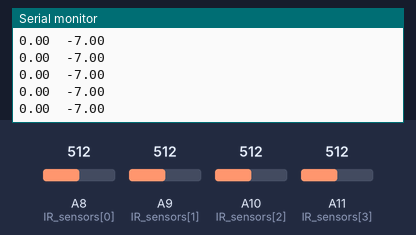
The sketch below on a simulated Arduino Mega 2560, built with avr-gcc and run on an emulated ATmega2560. Shown: the last lines printed to the serial monitor. The test bench sets the inputs (shaded band); at power-on: A11 (IR_sensors[3]) = 512, A9 (IR_sensors[1]) = 512, A8 (IR_sensors[0]) = 512, A10 (IR_sensors[2]) = 512.

Above: at 1.2 s.
1.3 s: A11 (IR_sensors[3]) set to 595
At 2.0 s:
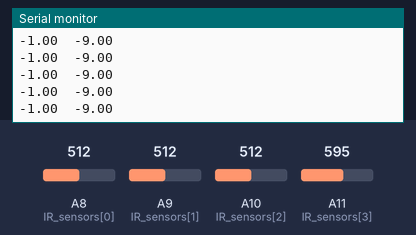
2.8 s: A11 (IR_sensors[3]) set to 618
At 3.8 s:
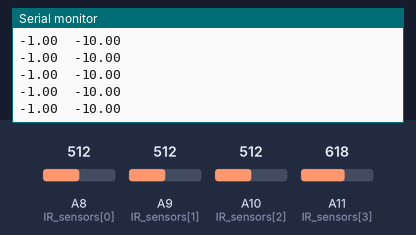
4.3 s: A9 (IR_sensors[1]) set to 357
At 5.1 s:
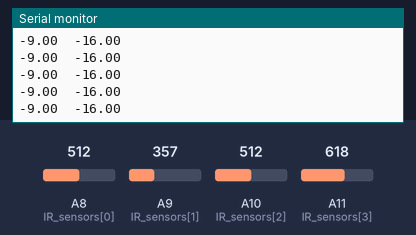
5.8 s: A9 (IR_sensors[1]) set to 340
At 6.4 s:
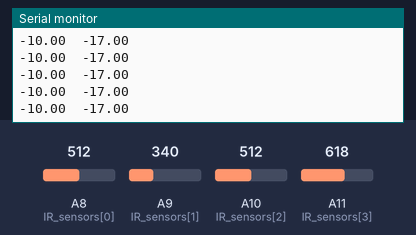
7.3 s: A8 (IR_sensors[0]) set to 102
At 8.3 s:
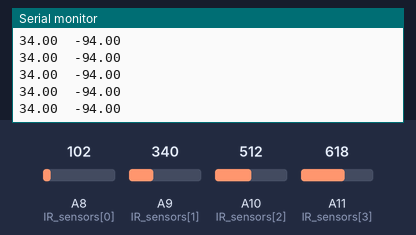
8.8 s: A8 (IR_sensors[0]) set to 87
At 9.5 s:
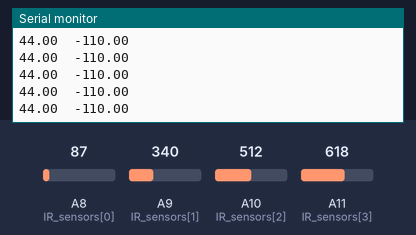
Timing chart, 0 to 11.3 s (numbered marks = the images above; inputs shaded):
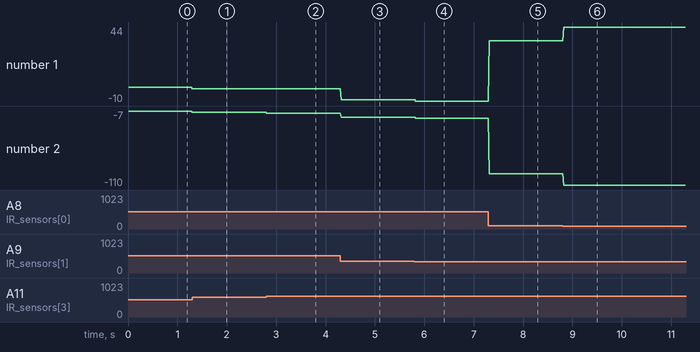

The sketch:

sense_test.ino
```cpp
#define NUM_IR 4

#include "sensorWrapper.cpp"

SensorWrapper sw;

void setup() {
  Serial.begin(9600);
  sw.setup();
}

void loop() {
  sw.test_and_set(); // CALL THIS!
//  int* mags = sw.get_IR_mags();
//
//  for (int i = 0; i < NUM_IR; i++) {
//    Serial.print(mags[i]);
//    Serial.print("\t");
//  }
  double x = sw.get_x();
  double y = sw.get_y();

  Serial.print(x);
  Serial.print("\t");
  Serial.print(y);

  Serial.println();
  delay(10);
}
```

sensorWrapper.cpp
```cpp
#define NUM_IR 4

#include <math.h>
#include "Arduino.h" // Used for analogRead()

class SensorWrapper {
  private:
    int IR_sensors[NUM_IR] = {A8, A9, A10, A11};
    int IR_mags[NUM_IR] = {0, 0, 0, 0};
    int IR_angles[NUM_IR] = {-45, -15, 15, 45};

    double x = 0, y = 0;

    double x_comp(double mag, double angle) {
      double xval = mag * cos(angle);
      return xval;
    }

    double y_comp(double mag, double angle) {
      double yval = mag * sin(angle);
      return yval;
    }

    int read_pin_robust(int pin) {
      int num_readings = 20;
      int sum = 0;
      for (int i = 0; i < num_readings; i++) {
        sum += analogRead(pin);
      }
      return sum/num_readings;
    }

    int getIRDistance(int pin) {
      int cm = 150;

      if (pin != A10) {
        // Mapping function: http://mess.uwaterloo.ca/datasheet/481D.pdf
        cm = 14.0 / (float(read_pin_robust(pin)) / 1023.0 * 5.0) * 4;
        if (cm > 150) cm = 150;
      } else {

        // Alternate datasheet: http://mess.uwaterloo.ca/datasheet/480D.pdf
        cm = 22.33 / ((float(read_pin_robust(pin)) / 1023.0 * 5.0) - 0.189);
        if (cm > 80) cm = 80;
      }
      return cm;
    }

  public:
    void setup() {
      for (int i = 0; i < NUM_IR; i++)
        pinMode(IR_sensors[i], INPUT);
    }

    void test_and_set() {
      for (int i = 0; i < NUM_IR; i++) {
        IR_mags[i] = getIRDistance(IR_sensors[i]);
      }

      // Make new x_vals array by mapping x_comp onto magnitudes array and angles array
      // (or make one 2D array with these), do same for y_vals with y_comp.
      // Finally, map sum onto x_vals and y_vals arrays.
      int xfinal = 0, yfinal = 0;
      for (int i = 0; i < NUM_IR; i++) {
        xfinal += x_comp(IR_mags[i], IR_angles[i]);
      }
      for (int i = 0; i < NUM_IR; i++) {
        yfinal += y_comp(IR_mags[i], IR_angles[i]);
      }
      this->x = xfinal;
      this->y = yfinal;
    }

    double get_x() {
      return this->x;
    }

    double get_y() {
      return this->y;
    }

    int* get_IR_mags() {
      return this->IR_mags;
    }
};
```

Measured:
- after the input at 1.3 s, the serial monitor: prints a new line at once (image 1)
- after the input at 2.8 s, the serial monitor: prints a new line at once (image 2)
- after the input at 4.3 s, the serial monitor: prints a new line at once (image 3)
- after the input at 5.8 s, the serial monitor: prints a new line at once (image 4)
- after the input at 7.3 s, the serial monitor: prints a new line at once (image 5)
- after the input at 8.8 s, the serial monitor: prints a new line at once (image 6)
- plotted number 1: 0 → -1 after the input at 1.3 s, -10 → 34 after the input at 7.3 s, 34 → 44 after the input at 8.8 s
- plotted number 2: -7 → -9 after the input at 1.3 s, -9 → -10 after the input at 2.8 s, -10 → -16 after the input at 4.3 s, -16 → -17 after the input at 5.8 s, -17 → -94 after the input at 7.3 s
